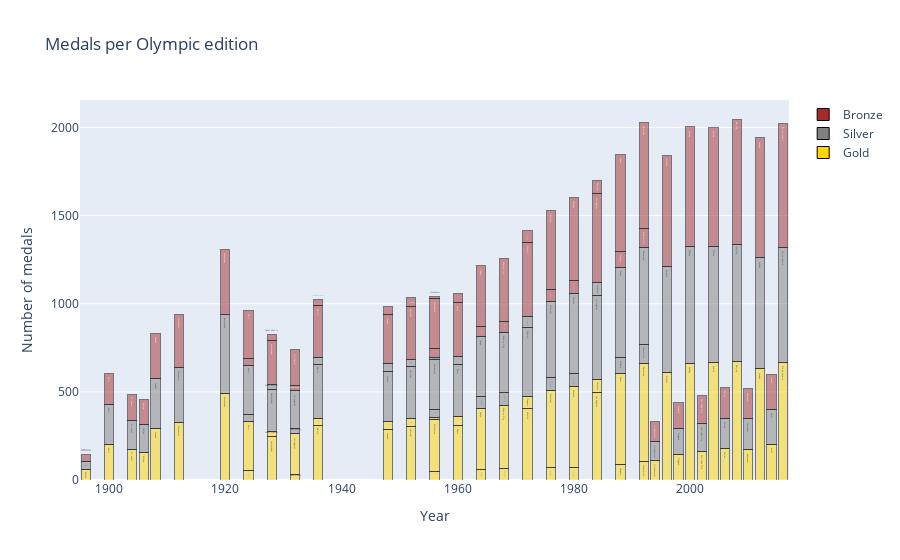

Notebook code cell kept with this figure:
### Markdown cell above
The data is not presented here as I wanted, the goal was for the color to be according to the amount of medals.
That is, so that a country that has won the most medals compared to other countries in 3 categories then that way its color will be darker.
I do not know if the problem is reading because of code errors or because of incorrect data selection.
it will be handled for the final project.

### Code cell
tmp = Countries_medals.groupby(['Year', 'City', 'Medal'])['ID'].agg('count').dropna()
df = pd.DataFrame(tmp).reset_index()
dfG = df[df['Medal']=='Gold']
dfS = df[df['Medal']=='Silver']
dfB = df[df['Medal']=='Bronze']

traceG = go.Bar(
    x = dfG['Year'],y = dfG['ID'],
    name="Gold",
     marker=dict(
                color='gold',
                line=dict(
                    color='black',
                    width=1),
                opacity=0.5,
            ),
    text = dfG['City'],
)
traceS = go.Bar(
    x = dfS['Year'],y = dfS['ID'],
    name="Silver",
    marker=dict(
                color='Grey',
                line=dict(
                    color='black',
                    width=1),
                opacity=0.5,
            ),
    text=dfS['City'],
)

traceB = go.Bar(
    x = dfB['Year'],y = dfB['ID'],
    name="Bronze",
    marker=dict(
                color='Brown',
                line=dict(
                    color='black',
                    width=1),
                opacity=0.5,
            ),
    text=dfB['City'],
)

data = [traceG, traceS, traceB]
layout = dict(title = 'Medals per Olympic edition',
          xaxis = dict(title = 'Year', showticklabels=True), 
          yaxis = dict(title = 'Number of medals'),
          hovermode = 'closest',
          barmode='stack'
         )
fig = dict(data=data, layout=layout)
iplot(fig, filename='events-sports1')

### Figure 1 — Plotly figure (JSON) as saved in the notebook; plotly's stock layout.template omitted (floating-point values rounded to 4 significant figures)
{"data": [{"marker": {"color": "gold", "line": {"color": "black", "width": 1}, "opacity": 0.5}, "name": "Gold", "text": ["Athina", "Paris", "St. Louis", "Athina", "London", "Stockholm", "Antwerpen", "Chamonix", "Paris", "Amsterdam", "Sankt Moritz", "Lake Placid", "Los Angeles", "Berlin", "Garmisch-Partenkirchen", "London", "Sankt Moritz", "Helsinki", "Oslo", "Cortina d'Ampezzo", "Melbourne", "Stockholm", "Roma", "Squaw Valley", "Innsbruck", "Tokyo", "Grenoble", "Mexico City", "Munich", "Sapporo", "Innsbruck", "Montreal", "Lake Placid", "Moskva", "Los Angeles", "Sarajevo", "Calgary", "Seoul", "Albertville", "Barcelona", "Lillehammer", "Atlanta", "Nagano", "Sydney", "Salt Lake City", "Athina", "Torino", "Beijing", "Vancouver", "London", "Sochi", "Rio de Janeiro"], "type": "bar", "x": [1896, 1900, 1904, 1906, 1908, 1912, 1920, 1924, 1924, 1928, 1928, 1932, 1932, 1936, 1936, 1948, 1948, 1952, 1952, 1956, 1956, 1956, 1960, 1960, 1964, 1964, 1968, 1968, 1972, 1972, 1976, 1976, 1980, 1980, 1984, 1984, 1988, 1988, 1992, 1992, 1994, 1996, 1998, 2000, 2002, 2004, 2006, 2008, 2010, 2012, 2014, 2016], "y": [62, 201, 173, 157, 294, 326, 493, 55, 277, 245, 30, 32, 229, 312, 36, 289, 41, 306, 45, 51, 290, 12, 309, 50, 61, 347, 66, 359, 404, 70, 70, 438, 72, 457, 497, 74, 87, 520, 104, 559, 110, 608, 145, 663, 162, 664, 176, 671, 174, 632, 202, 665]}, {"marker": {"color": "Grey", "line": {"color": "black", "width": 1}, "opacity": 0.5}, "name": "Silver", "text": ["Athina", "Paris", "St. Louis", "Athina", "London", "Stockholm", "Antwerpen", "Chamonix", "Paris", "Amsterdam", "Sankt Moritz", "Lake Placid", "Los Angeles", "Berlin", "Garmisch-Partenkirchen", "London", "Sankt Moritz", "Helsinki", "Oslo", "Cortina d'Ampezzo", "Melbourne", "Stockholm", "Roma", "Squaw Valley", "Innsbruck", "Tokyo", "Grenoble", "Mexico City", "Munich", "Sapporo", "Innsbruck", "Montreal", "Lake Placid", "Moskva", "Los Angeles", "Sarajevo", "Calgary", "Seoul", "Albertville", "Barcelona", "Lillehammer", "Atlanta", "Nagano", "Sydney", "Salt Lake City", "Athina", "Torino", "Beijing", "Vancouver", "London", "Sochi", "Rio de Janeiro"], "type": "bar", "x": [1896, 1900, 1904, 1906, 1908, 1912, 1920, 1924, 1924, 1928, 1928, 1932, 1932, 1936, 1936, 1948, 1948, 1952, 1952, 1956, 1956, 1956, 1960, 1960, 1964, 1964, 1968, 1968, 1972, 1972, 1976, 1976, 1980, 1980, 1984, 1984, 1988, 1988, 1992, 1992, 1994, 1996, 1998, 2000, 2002, 2004, 2006, 2008, 2010, 2012, 2014, 2016], "y": [43, 228, 163, 156, 281, 315, 448, 38, 281, 239, 28, 32, 214, 310, 37, 284, 48, 291, 44, 49, 281, 12, 294, 48, 67, 339, 70, 340, 392, 63, 71, 434, 73, 458, 477, 74, 88, 513, 108, 549, 109, 605, 145, 661, 157, 660, 175, 667, 175, 630, 197, 655]}, {"marker": {"color": "Brown", "line": {"color": "black", "width": 1}, "opacity": 0.5}, "name": "Bronze", "text": ["Athina", "Paris", "St. Louis", "Athina", "London", "Stockholm", "Antwerpen", "Chamonix", "Paris", "Amsterdam", "Sankt Moritz", "Lake Placid", "Los Angeles", "Berlin", "Garmisch-Partenkirchen", "London", "Sankt Moritz", "Helsinki", "Oslo", "Cortina d'Ampezzo", "Melbourne", "Stockholm", "Roma", "Squaw Valley", "Innsbruck", "Tokyo", "Grenoble", "Mexico City", "Munich", "Sapporo", "Innsbruck", "Montreal", "Lake Placid", "Moskva", "Los Angeles", "Sarajevo", "Calgary", "Seoul", "Albertville", "Barcelona", "Lillehammer", "Atlanta", "Nagano", "Sydney", "Salt Lake City", "Athina", "Torino", "Beijing", "Vancouver", "London", "Sochi", "Rio de Janeiro"], "type": "bar", "x": [1896, 1900, 1904, 1906, 1908, 1912, 1920, 1924, 1924, 1928, 1928, 1932, 1932, 1936, 1936, 1948, 1948, 1952, 1952, 1956, 1956, 1956, 1960, 1960, 1964, 1964, 1968, 1968, 1972, 1972, 1976, 1976, 1980, 1980, 1984, 1984, 1988, 1988, 1992, 1992, 1994, 1996, 1998, 2000, 2002, 2004, 2006, 2008, 2010, 2012, 2014, 2016], "y": [38, 175, 150, 145, 256, 300, 367, 37, 274, 250, 31, 28, 204, 295, 35, 279, 46, 300, 47, 50, 286, 12, 308, 49, 58, 343, 63, 358, 419, 66, 70, 448, 73, 469, 502, 74, 88, 549, 106, 604, 112, 629, 150, 680, 159, 677, 175, 710, 171, 679, 198, 703]}], "layout": {"barmode": "stack", "hovermode": "closest", "title": {"text": "Medals per Olympic edition"}, "xaxis": {"showticklabels": true, "title": {"text": "Year"}}, "yaxis": {"title": {"text": "Number of medals"}}}}
